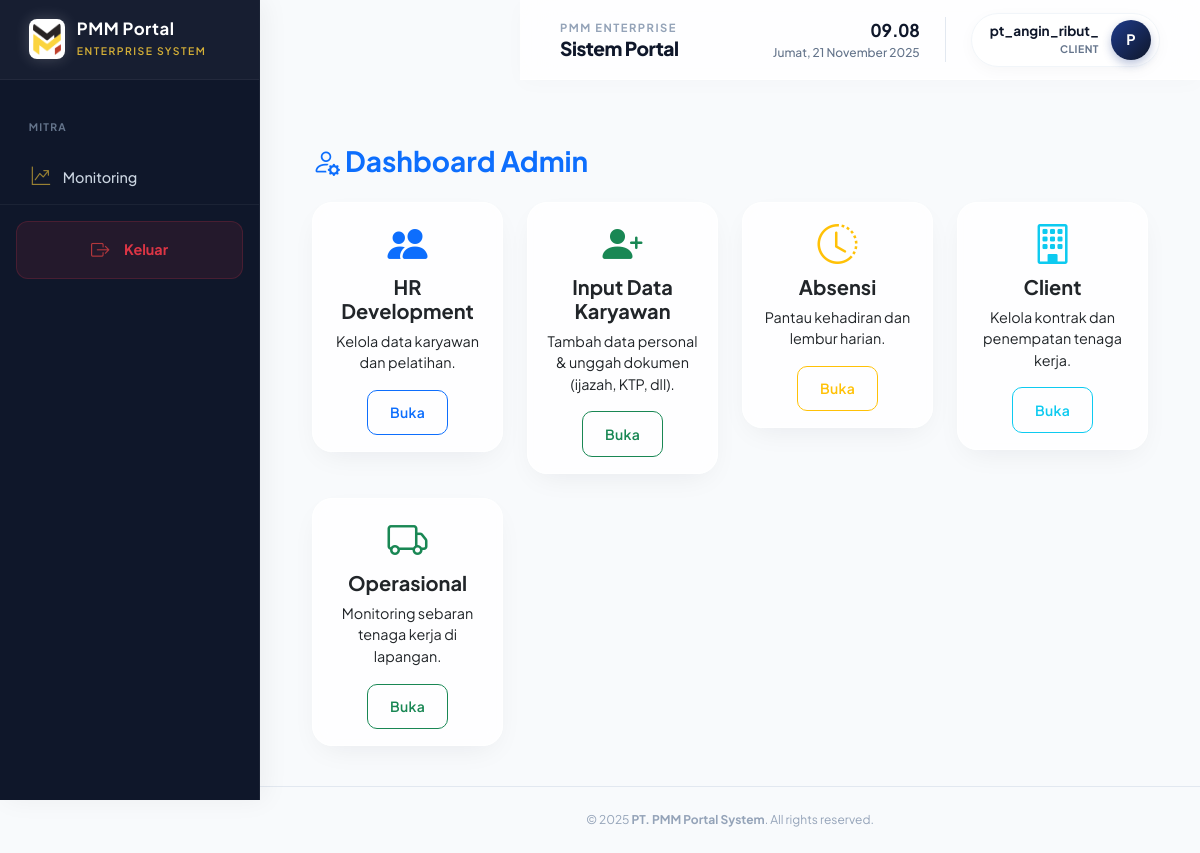
Page /admin/admin (signed in) on the committed database.
### app/models.py (models this page shows, shortened)
class User(UserMixin, db.Model):
    __tablename__ = "users"
    id = db.Column(db.Integer, primary_key=True)
    username = db.Column(db.String(100), unique=True, nullable=False)
    password_hash = db.Column(db.String(200), nullable=False)
    role = db.Column(db.String(50), nullable=False)
    created_at = db.Column(db.DateTime, default=datetime.utcnow)
    active = db.Column(db.Boolean, default=True)
    client_account = db.relationship("Client", back_populates="user", uselist=False)

### app/admin/routes.py (the view)
@admin_bp.route('/admin')
@login_required
def dashboard_admin():
    return render_template('admin/dashboard_admin.html')

### app/__init__.py (called while the page is built)
@login_manager.user_loader
def load_user(user_id):
    from app.models import User  # Menghindari circular import
    return User.query.get(int(user_id))

### app/templates/admin/dashboard_admin.html
{% extends 'base.html' %}
{% block content %}
<div class="container mt-4">
  <h3 class="text-primary fw-bold mb-4">
    <i class="bi bi-person-gear"></i> Dashboard Admin
  </h3>
  <div class="row g-4">
    <div class="col-md-3">
      <div class="card text-center shadow-sm border-0">
        <div class="card-body">
          <div class="display-6 text-primary"><i class="bi bi-people-fill"></i></div>
          <h5 class="fw-bold mt-2">HR Development</h5>
          <p>Kelola data karyawan dan pelatihan.</p>
          <a href="{{ url_for('hr.manage_employees') }}" class="btn btn-outline-primary btn-sm">Buka</a>
        </div>
      </div>
    </div>
    <div class="col-md-3">
      <div class="card text-center shadow-sm border-0">
        <div class="card-body">
          <div class="display-6 text-success"><i class="bi bi-person-plus-fill"></i></div>
          <h5 class="fw-bold mt-2">Input Data Karyawan</h5>
          <p>Tambah data personal & unggah dokumen (ijazah, KTP, dll).</p>
          <a href="{{ url_for('employee_input_bp.add_employee') }}"
             class="btn btn-outline-success btn-sm">
            Buka
          </a>
        </div>
      </div>
    </div>
    <div class="col-md-3">
      <div class="card text-center shadow-sm border-0">
        <div class="card-body">
          <div class="display-6 text-warning"><i class="bi bi-clock-history"></i></div>
          <h5 class="fw-bold mt-2">Absensi</h5>
          <p>Pantau kehadiran dan lembur harian.</p>
          <a href="{{ url_for('hr.attendance_dashboard') }}" class="btn btn-outline-warning btn-sm">Buka</a>
        </div>
      </div>
    </div>
    <div class="col-md-3">
      <div class="card text-center shadow-sm border-0">
        <div class="card-body">
          <div class="display-6 text-info"><i class="bi bi-building"></i></div>
          <h5 class="fw-bold mt-2">Client</h5>
          <p>Kelola kontrak dan penempatan tenaga kerja.</p>
          <a href="/client" class="btn btn-outline-info btn-sm">Buka</a>
        </div>
      </div>
    </div>
    <div class="col-md-3">
      <div class="card text-center shadow-sm border-0">
        <div class="card-body">
          <div class="display-6 text-success"><i class="bi bi-truck"></i></div>
          <h5 class="fw-bold mt-2">Operasional</h5>
          <p>Monitoring sebaran tenaga kerja di lapangan.</p>
          <a href="{{ url_for('hr.operation_dashboard') }}" class="btn btn-outline-success btn-sm">Buka</a>
        </div>
      </div>
    </div>
  </div>
</div>
{% endblock %}

### app/templates/base.html (shortened to what this page needs)
<!DOCTYPE html>
<html lang="id">
<head>
  <link href="https://cdn.jsdelivr.net/npm/bootstrap@5.3.3/dist/css/bootstrap.min.css" rel="stylesheet" />
  <link href="https://cdn.jsdelivr.net/npm/bootstrap-icons@1.11.3/font/bootstrap-icons.css" rel="stylesheet" />
  <link rel="stylesheet" href="{{ url_for('static', filename='css/luxury.css') }}">
</head>
<body>
  <aside class="sidebar" id="sidebar">
    <div class="sidebar-header">
      <a href="{{ url_for('hr.hr_dashboard') if current_user.role in ['admin', 'hr'] else '#' }}" class="brand-logo">
        <img src="{{ url_for('static', filename='uploads/logo login.png') }}" alt="PMM Logo" />
        <div class="brand-text">
          <h5>PMM Portal</h5>
          <small>Enterprise System</small>
        </div>
      </a>
    </div>
    <div class="sidebar-content" style="flex: 1; overflow-y: auto; padding-top: 10px;">
      <nav class="nav flex-column">
        {% if current_user.is_authenticated %}
          {% if current_user.role in ['admin', 'hr'] %}
            <div class="nav-section">Manajemen Utama</div>
            <a class="nav-link {% if request.path.startswith('/hr/dashboard') %}active{% endif %}" href="{{ url_for('hr.hr_dashboard') }}">
              <i class="bi bi-speedometer2"></i> Dashboard
            </a>
            <a class="nav-link {% if request.path.startswith('/hr/employees') %}active{% endif %}" href="{{ url_for('hr.manage_employees') }}">
              <i class="bi bi-people-fill"></i> Data Karyawan
            </a>
            <a class="nav-link {% if request.path.startswith('/hr/clients') %}active{% endif %}" href="{{ url_for('hr.manage_clients') }}">
              <i class="bi bi-briefcase-fill"></i> Data Client
            </a>
            <div class="nav-section">Operasional</div>
            <a class="nav-link {% if request.path.startswith('/hr/attendance') %}active{% endif %}" href="{{ url_for('hr.attendance_dashboard') }}">
              <i class="bi bi-calendar-check-fill"></i> Absensi Harian
            </a>
            <a class="nav-link {% if request.path.startswith('/hr/operation') %}active{% endif %}" href="{{ url_for('hr.operation_dashboard') }}">
              <i class="bi bi-truck"></i> Logistik & Ops
            </a>
          {% elif current_user.role == 'employee' %}
            <div class="nav-section">Karyawan</div>
            <a class="nav-link {% if request.path.startswith('/employee/dashboard') %}active{% endif %}" href="{{ url_for('employee.dashboard_employee') }}">
              <i class="bi bi-person-workspace"></i> Portal Saya
            </a>
          {% elif current_user.role == 'client' %}
            <div class="nav-section">Mitra</div>
            <a class="nav-link {% if request.path.startswith('/client/dashboard') %}active{% endif %}" href="{{ url_for('client.dashboard_client') }}">
              <i class="bi bi-graph-up-arrow"></i> Monitoring
            </a>
          {% endif %}
        {% endif %}
      </nav>
    </div>
    <div class="mt-auto p-3" style="border-top: 1px solid rgba(255,255,255,0.05);">
      {% if current_user.is_authenticated %}
      <a href="{{ url_for('auth.logout') }}" class="nav-link text-danger fw-bold d-flex align-items-center justify-content-center" style="background: rgba(220, 53, 69, 0.1); border-radius: 12px; border: 1px solid rgba(220, 53, 69, 0.2);">
        <i class="bi bi-box-arrow-right me-2" style="color: #ef4444;"></i> Keluar
      </a>
      {% endif %}
    </div>
  </aside>
  <div class="main-content">
    <header class="top-navbar">
      <div class="d-flex align-items-center gap-3">
        <div class="page-title-wrapper">
          <span class="page-subtitle">PMM Enterprise</span>
          <h4 class="page-title-main" id="dynamicPageTitle">Dashboard</h4>
        </div>
      </div>
      <div class="d-flex align-items-center">
        <div class="datetime-box d-none d-md-block">
          <div class="live-clock" id="liveClock">00:00</div>
          <div class="live-date" id="currentDate">...</div>
        </div>
        {% if current_user.is_authenticated %}
        <div class="user-pill">
          <div class="user-info d-none d-md-block">
             <span class="user-name">{{ current_user.username }}</span>
             <span class="user-role">{{ current_user.role }}</span>
          </div>
          <div class="avatar-circle">
             {{ current_user.username[0]|upper if current_user.username else 'U' }}
          </div>
        </div>
        {% endif %}
      </div>
    </header>
    <div class="content-body">
      {% block content %}{% endblock %}
    </div>
    <footer style="background: transparent; padding: 1.5rem 2.5rem; text-align: center; font-size: 0.75rem; color: #94a3b8; border-top: 1px solid #e2e8f0; margin-top: auto;">
      <span>&copy; {{ current_year or 2025 }} <strong>PT. PMM Portal System</strong>. All rights reserved.</span>
    </footer>
  </div>
</body>
</html>

### app/static/css/luxury.css (style rules this page uses)
:root { --corp-dark: #0f172a; --corp-primary: #1e3a8a; --corp-accent: #d4af37; --corp-bg: #f8fafc; --corp-text: #334155; --sidebar-width: 260px; --shadow-luxury: 0 10px 30px -10px rgba(15, 23, 42, 0.08); --ease-luxury: cubic-bezier(0.23, 1, 0.32, 1); }
body { font-family: 'Plus Jakarta Sans', sans-serif; background-color: var(--corp-bg); color: var(--corp-text); overflow-x: hidden; font-size: 0.9rem; }
.sidebar { position: fixed; top: 0; left: 0; height: 100vh; width: var(--sidebar-width); background: #0f172a; color: #fff; z-index: 1000; transition: all 0.4s var(--ease-luxury); border-right: 1px solid rgba(255,255,255,0.05); box-shadow: 5px 0 25px rgba(0,0,0,0.05); }
.sidebar-header { height: 80px; display: flex; align-items: center; padding: 0 1.8rem; background: rgba(255,255,255,0.03); border-bottom: 1px solid rgba(255,255,255,0.05); }
.brand-logo { display: flex; align-items: center; gap: 12px; text-decoration: none; color: #fff; }
.brand-logo img { height: 40px; background: #fff; padding: 4px; border-radius: 8px; box-shadow: 0 0 15px rgba(255,255,255,0.2); }
.brand-text h5 { font-size: 1.05rem; font-weight: 700; margin: 0; letter-spacing: 0.5px; }
.brand-text small { color: var(--corp-accent); letter-spacing: 1.5px; font-size: 0.65rem; font-weight: 600; text-transform: uppercase; }
.nav-section { font-size: 0.65rem; text-transform: uppercase; color: #64748b; font-weight: 700; letter-spacing: 1.2px; padding: 1.8rem 1.8rem 0.8rem 1.8rem; }
.nav-link { color: #cbd5e1; padding: 0.9rem 1.8rem; font-weight: 500; border-left: 3px solid transparent; transition: all 0.3s ease; font-size: 0.9rem; }
.nav-link i { width: 25px; margin-right: 10px; font-size: 1.15rem; color: var(--corp-accent); opacity: 0.7; }
.top-navbar { height: 80px; background: rgba(255, 255, 255, 0.8); backdrop-filter: blur(20px); -webkit-backdrop-filter: blur(20px); border-bottom: 1px solid rgba(255, 255, 255, 0.6); display: flex; align-items: center; justify-content: space-between; padding: 0 2.5rem; margin-left: var(--sidebar-width); position: sticky; top: 0; z-index: 900; transition: margin-left 0.4s var(--ease-luxury); box-shadow: 0 4px 20px rgba(0,0,0,0.02); }
.page-title-wrapper { display: flex; flex-direction: column; justify-content: center; }
.page-subtitle { font-size: 0.7rem; color: #94a3b8; font-weight: 700; text-transform: uppercase; letter-spacing: 1.5px; margin-bottom: 2px; }
.page-title-main { font-size: 1.2rem; font-weight: 800; color: var(--corp-dark); letter-spacing: -0.5px; line-height: 1.2; margin: 0; }
.datetime-box { text-align: right; margin-right: 25px; padding-right: 25px; border-right: 1px solid #e2e8f0; }
.live-clock { font-size: 1.1rem; font-weight: 700; color: var(--corp-dark); font-variant-numeric: tabular-nums; }
.live-date { font-size: 0.75rem; color: #64748b; font-weight: 500; }
.user-pill { display: flex; align-items: center; gap: 12px; background: #fff; padding: 6px 8px 6px 18px; border-radius: 50px; border: 1px solid #f1f5f9; box-shadow: 0 4px 15px rgba(0,0,0,0.03); transition: all 0.3s ease; cursor: default; }
.user-info { text-align: right; line-height: 1.2; }
.user-name { font-size: 0.85rem; font-weight: 700; color: var(--corp-dark); display: block; }
.user-role { font-size: 0.65rem; color: #64748b; text-transform: uppercase; font-weight: 700; letter-spacing: 0.5px; }
.avatar-circle { width: 40px; height: 40px; background: linear-gradient(135deg, var(--corp-primary), #0f172a); color: #fff; border-radius: 50%; display: flex; align-items: center; justify-content: center; font-weight: 700; box-shadow: 0 4px 10px rgba(30, 58, 138, 0.3); }
.main-content { margin-left: var(--sidebar-width); min-height: 100vh; display: flex; flex-direction: column; transition: margin-left 0.4s var(--ease-luxury); }
.content-body { padding: 2.5rem; flex: 1; }
.card { background: rgba(255, 255, 255, 0.8) !important; border: 1px solid #fff !important; border-radius: 20px !important; box-shadow: var(--shadow-luxury) !important; backdrop-filter: blur(10px); transition: transform 0.4s var(--ease-luxury), box-shadow 0.4s var(--ease-luxury); }
.btn { border-radius: 10px; padding: 0.7rem 1.4rem; font-weight: 600; letter-spacing: 0.3px; transition: all 0.3s; }
.fade-up { opacity: 0; transform: translateY(20px); animation: fadeUpAnim 0.8s var(--ease-luxury) forwards; }

### rows in the picture
User: username "pt_angin_ribut_", role "CLIENT", username "P"

### other values in the picture
{{ current_year or 2025 }} "2025"
